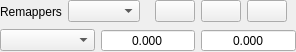
<?xml version="1.0" encoding="UTF-8"?>
<ui version="4.0">
 <class>ml_remapper_selector</class>
 <widget class="QWidget" name="ml_remapper_selector">
  <property name="geometry">
   <rect>
    <x>0</x>
    <y>0</y>
    <width>251</width>
    <height>52</height>
   </rect>
  </property>
  <property name="windowTitle">
   <string>Form</string>
  </property>
  <layout class="QVBoxLayout" name="verticalLayout">
   <property name="leftMargin">
    <number>0</number>
   </property>
   <property name="topMargin">
    <number>0</number>
   </property>
   <property name="rightMargin">
    <number>0</number>
   </property>
   <property name="bottomMargin">
    <number>0</number>
   </property>
   <item>
    <layout class="QHBoxLayout" name="horizontalLayout_3" stretch="0,0,1">
     <item>
      <widget class="QLabel" name="label">
       <property name="text">
        <string>Remappers</string>
       </property>
      </widget>
     </item>
     <item>
      <widget class="QComboBox" name="cmb_remapper_file">
       <property name="toolTip">
        <string>Transform</string>
       </property>
      </widget>
     </item>
     <item>
      <widget class="QWidget" name="wdg_buttons" native="true">
       <layout class="QHBoxLayout" name="horizontalLayout">
        <property name="topMargin">
         <number>0</number>
        </property>
        <property name="bottomMargin">
         <number>0</number>
        </property>
        <item>
         <widget class="QPushButton" name="btn_transform_only">
          <property name="toolTip">
           <string>Transform Only</string>
          </property>
          <property name="text">
           <string/>
          </property>
          <property name="icon">
           <iconset resource="slim5.qrc">
            <normaloff>:/images/paint-splash.svg</normaloff>:/images/paint-splash.svg</iconset>
          </property>
          <property name="checkable">
           <bool>true</bool>
          </property>
          <property name="autoExclusive">
           <bool>true</bool>
          </property>
         </widget>
        </item>
        <item>
         <widget class="QPushButton" name="btn_phase_only">
          <property name="toolTip">
           <string>Phase Only</string>
          </property>
          <property name="text">
           <string/>
          </property>
          <property name="icon">
           <iconset resource="slim5.qrc">
            <normaloff>:/images/paint-splash_outline.svg</normaloff>:/images/paint-splash_outline.svg</iconset>
          </property>
          <property name="checkable">
           <bool>true</bool>
          </property>
          <property name="autoExclusive">
           <bool>true</bool>
          </property>
         </widget>
        </item>
        <item>
         <widget class="QPushButton" name="btn_overlay">
          <property name="toolTip">
           <string>Overlay</string>
          </property>
          <property name="text">
           <string/>
          </property>
          <property name="icon">
           <iconset resource="slim5.qrc">
            <normaloff>:/images/paint-splash_plus.svg</normaloff>:/images/paint-splash_plus.svg</iconset>
          </property>
          <property name="checkable">
           <bool>true</bool>
          </property>
          <property name="autoExclusive">
           <bool>true</bool>
          </property>
         </widget>
        </item>
       </layout>
      </widget>
     </item>
    </layout>
   </item>
   <item>
    <widget class="QWidget" name="ml_display_settings" native="true">
     <layout class="QHBoxLayout" name="horizontalLayout_2">
      <property name="leftMargin">
       <number>0</number>
      </property>
      <property name="topMargin">
       <number>0</number>
      </property>
      <property name="rightMargin">
       <number>0</number>
      </property>
      <property name="bottomMargin">
       <number>0</number>
      </property>
      <item>
       <widget class="QComboBox" name="cmb_luts">
        <property name="toolTip">
         <string>Transform Lut</string>
        </property>
       </widget>
      </item>
      <item>
       <widget class="QDoubleSpinBox" name="min_range">
        <property name="toolTip">
         <string>Transform Min</string>
        </property>
        <property name="alignment">
         <set>Qt::AlignCenter</set>
        </property>
        <property name="buttonSymbols">
         <enum>QAbstractSpinBox::NoButtons</enum>
        </property>
        <property name="decimals">
         <number>3</number>
        </property>
        <property name="minimum">
         <double>-131072.000000000000000</double>
        </property>
        <property name="maximum">
         <double>131072.000000000000000</double>
        </property>
       </widget>
      </item>
      <item>
       <widget class="QDoubleSpinBox" name="max_range">
        <property name="toolTip">
         <string>Transform Max</string>
        </property>
        <property name="alignment">
         <set>Qt::AlignCenter</set>
        </property>
        <property name="buttonSymbols">
         <enum>QAbstractSpinBox::NoButtons</enum>
        </property>
        <property name="decimals">
         <number>3</number>
        </property>
        <property name="minimum">
         <double>-131072.000000000000000</double>
        </property>
        <property name="maximum">
         <double>131072.000000000000000</double>
        </property>
       </widget>
      </item>
     </layout>
    </widget>
   </item>
  </layout>
 </widget>
 <resources>
  <include location="slim5.qrc"/>
 </resources>
 <connections/>
</ui>
